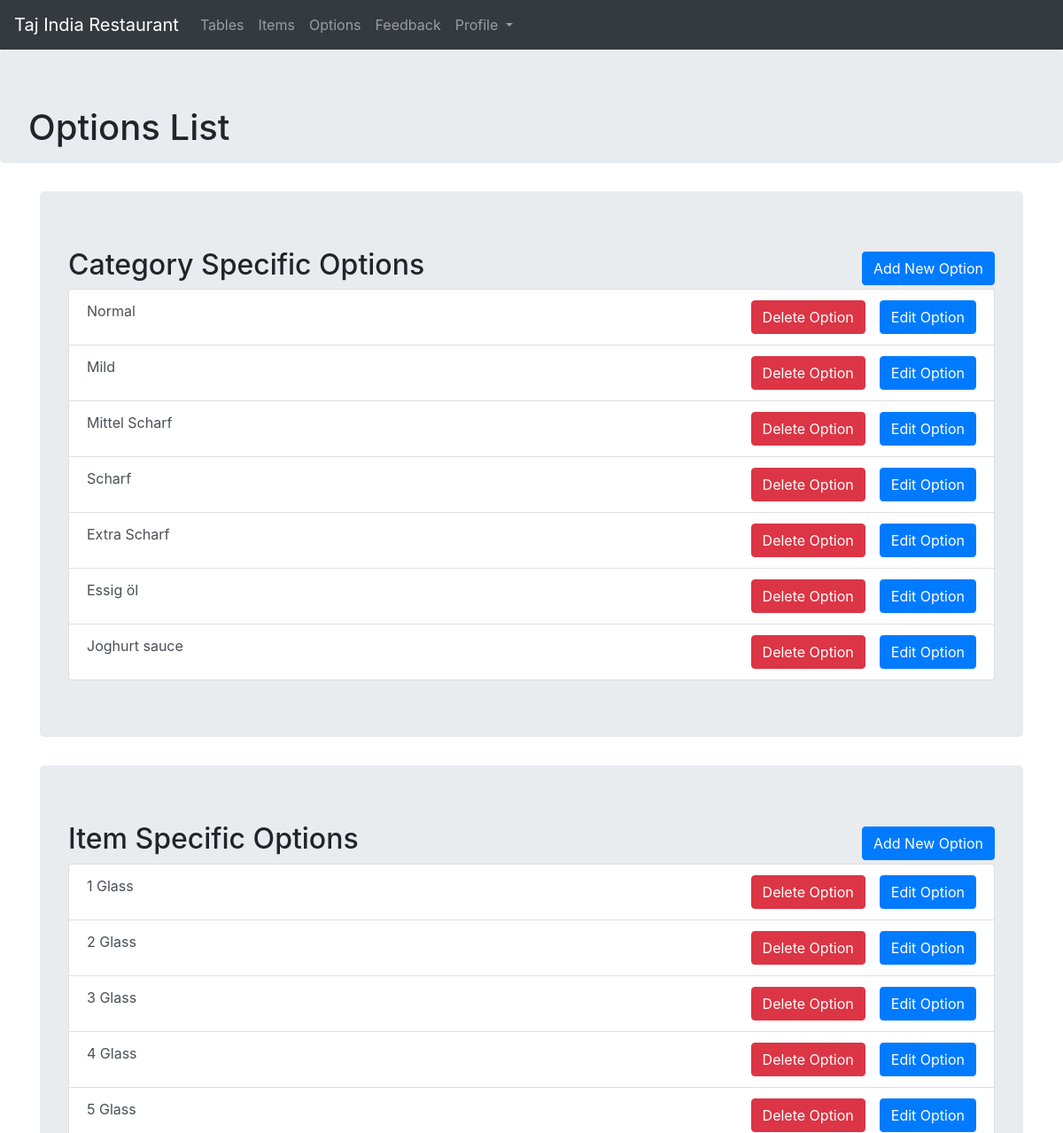
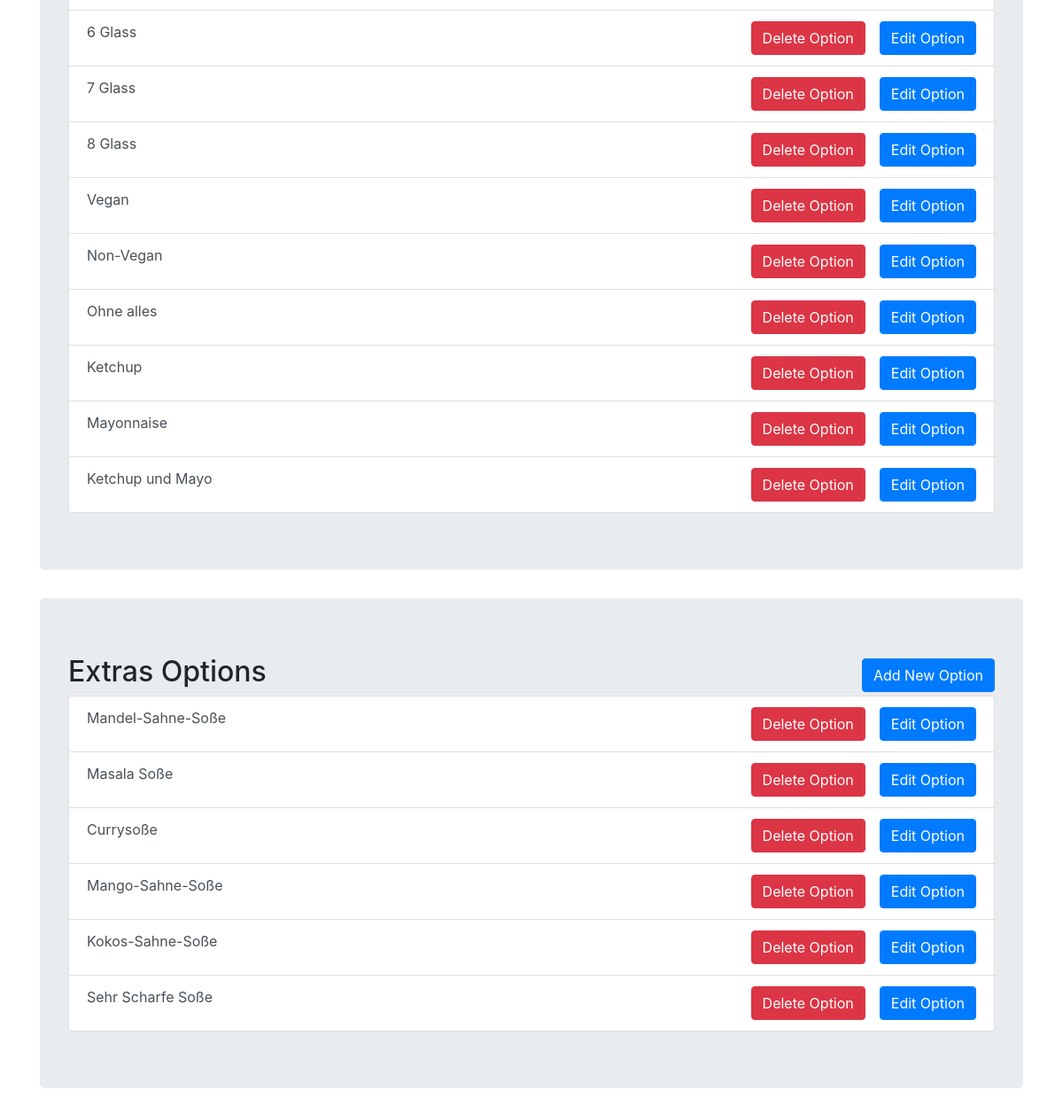
The app's page /tajindiaadmin/options_list/ (signed in) with its own data (2 pictures, top to bottom).
### items/models.py (models this page shows, shortened)
class Option1(models.Model):
    name = models.CharField(max_length = 256)

class Option2(models.Model):
    name = models.CharField(max_length = 256)

class AddOn(models.Model):
    item = models.CharField(max_length = 256)

### accounts/views.py (the view)
# urls.py: path('options_list/', views.options_list, name='options_list'),
@login_required
def options_list(request):
    context = { 'option1' :  Option1.objects.all(), 'option2' : Option2.objects.all(), 'addOn' : AddOn.objects.all() }
    return render(request, 'accounts/options_list.html', context)

### templates/accounts/options_list.html (shortened to what this page needs)
<!DOCTYPE html>
{% load static %}
{% load bootstrap4 %}
<html lang="en" dir="ltr">
  <head>
    <link rel="stylesheet" href="https://cdn.jsdelivr.net/npm/bootstrap@4.5.3/dist/css/bootstrap.min.css">
  </head>
  <body>
    <div class="split left" data-spy="scroll" data-target=".navbar" data-offset="50">
      <nav class="navbar navbar-expand-lg navbar-dark bg-dark">
    <a class="navbar-brand">Taj India Restaurant</a>
    <div class="collapse navbar-collapse" id="navbarNavDropdown">
      <ul class="navbar-nav">
        <li class="nav-item">
          <a class="nav-link" href="{% url 'accounts:index' %}">Tables</a>
        </li>
        <li class="nav-item">
          <a class="nav-link" href="{% url 'accounts:items_list' %}">Items</a>
        </li>
        <li class="nav-item">
          <a class="nav-link" href="{% url 'accounts:options_list' %}">Options</a>
        </li>
        <li class="nav-item">
          <a class="nav-link" href="{% url 'accounts:feedback_list' %}">Feedback</a>
        </li>
        <li class="nav-item dropdown">
          <a class="nav-link dropdown-toggle" href="#" id="navbarDropdownMenuLink" role="button" data-toggle="dropdown" aria-haspopup="true" aria-expanded="false">
            Profile
          </a>
        </li>
      </ul>
    </div>
  </nav>
    <div class="jumbotron">
      <h1 class="float-left">Options List</h1>
    </div>
    <div class="container">
    <div class="jumbotron">
      <div class="d-flex justify-content-between align-items-center">
      <h2>Category Specific Options</h2>
      <a class="btn btn-primary" href="{% url 'accounts:create_option1' %}">Add New Option</a>
      </div>
      <ul class="list-group">
        {% for option in option1.all %}
            <li class="list-group-item list-group-item-action">
            {{ option.name }}
            <a href="{% url 'accounts:update_option1' pk=option.pk %}" class="btn btn-primary float-right">Edit Option</a>
            <a href="{% url 'accounts:delete_option1' pk=option.pk %}" class="btn btn-danger float-right mr-3">Delete Option</a>
          </li>
        {% endfor %}
      </ul>
    </div>
    </div>
    <div class="container">
    <div class="jumbotron">
      <div class="d-flex justify-content-between align-items-center">
      <h2>Item Specific Options</h2>
      <a class="btn btn-primary" href="{% url 'accounts:create_option2' %}">Add New Option</a>
      </div>
      <ul class="list-group">
        {% for option in option2.all %}
            <li class="list-group-item list-group-item-action">
            {{ option.name }}
            <a href="{% url 'accounts:update_option2' pk=option.pk %}" class="btn btn-primary float-right">Edit Option</a>
            <a href="{% url 'accounts:delete_option2' pk=option.pk %}" class="btn btn-danger float-right mr-3">Delete Option</a>
          </li>
        {% endfor %}
      </ul>
    </div>
    </div>
    <div class="container">
    <div class="jumbotron">
      <div class="d-flex justify-content-between align-items-center">
      <h2>Extras Options</h2>
      <a class="btn btn-primary" href="{% url 'accounts:create_extras' %}">Add New Option</a>
      </div>
      <ul class="list-group">
        {% for option in addOn.all %}
            <li class="list-group-item list-group-item-action">
            {{ option.item }}
            <a href="{% url 'accounts:update_extras' pk=option.pk %}" class="btn btn-primary float-right">Edit Option</a>
            <a href="{% url 'accounts:delete_extras' pk=option.pk %}" class="btn btn-danger float-right mr-3">Delete Option</a>
          </li>
        {% endfor %}
      </ul>
    </div>
    </div>
  </body>
</html>

### records on screen
Option1: name "Normal"
Option1: name "Mild"
Option1: name "Mittel Scharf"
Option1: name "Scharf"
Option1: name "Extra Scharf"
Option1: name "Essig öl"
Option1: name "Joghurt sauce"
Option2: name "1 Glass"
Option2: name "2 Glass"
Option2: name "3 Glass"
Option2: name "4 Glass"
Option2: name "5 Glass"
Option2: name "6 Glass"
Option2: name "7 Glass"
Option2: name "8 Glass"
Option2: name "Vegan"
Option2: name "Non-Vegan"
Option2: name "Ohne alles"
Option2: name "Ketchup"
Option2: name "Mayonnaise"
Option2: name "Ketchup und Mayo"
AddOn: item "Mandel-Sahne-Soße"
AddOn: item "Masala Soße"
AddOn: item "Currysoße"
AddOn: item "Mango-Sahne-Soße"
AddOn: item "Kokos-Sahne-Soße"
AddOn: item "Sehr Scharfe Soße"
